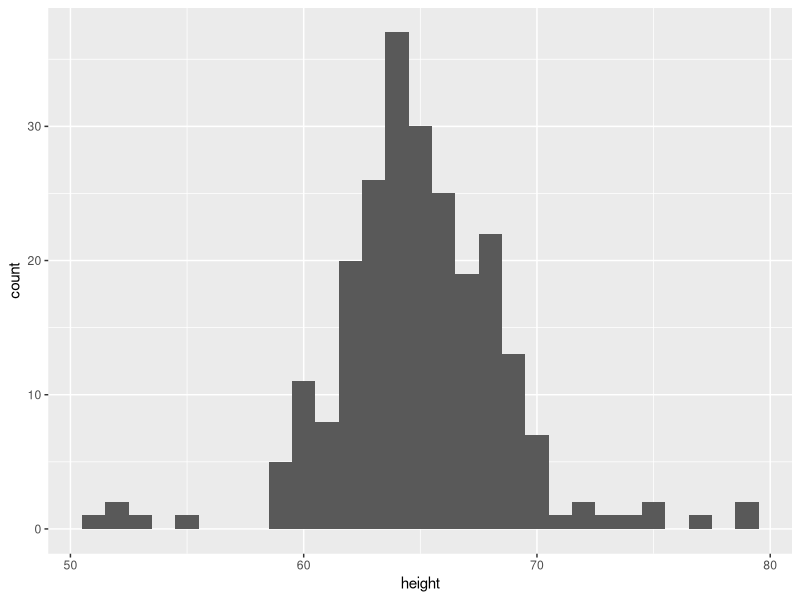
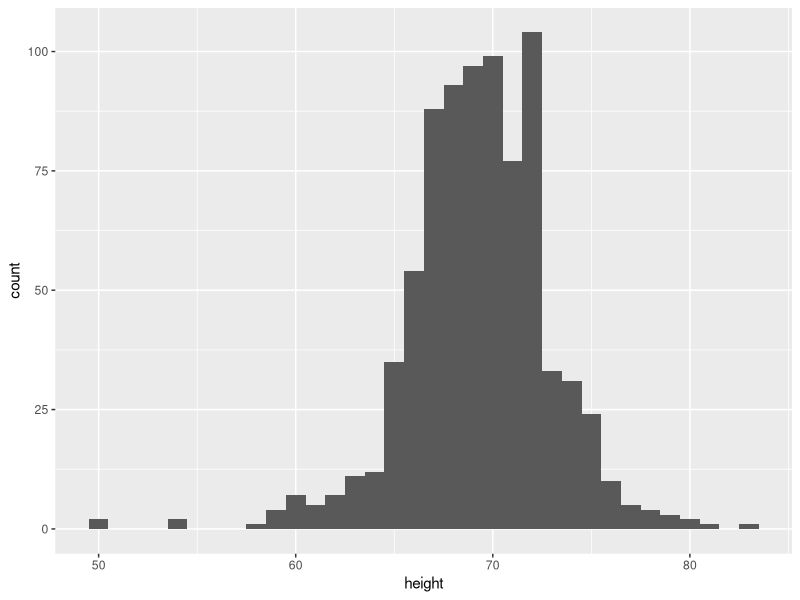
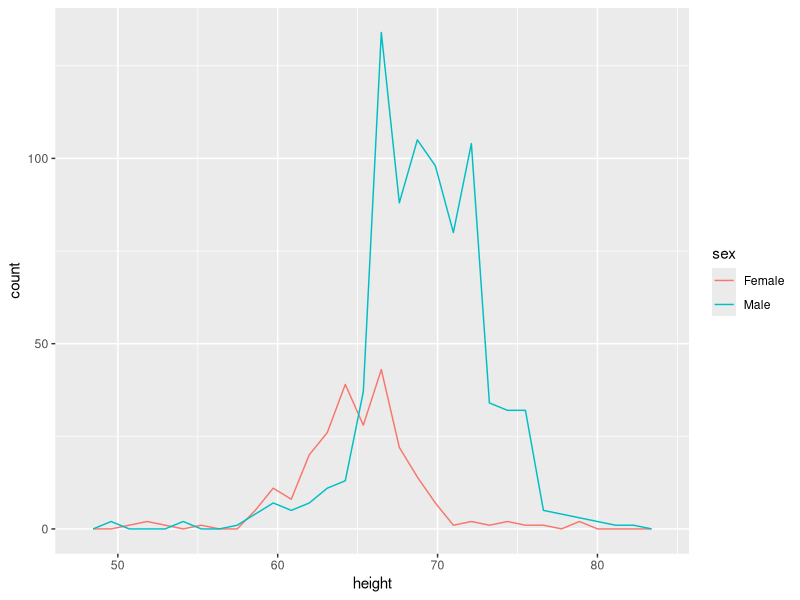
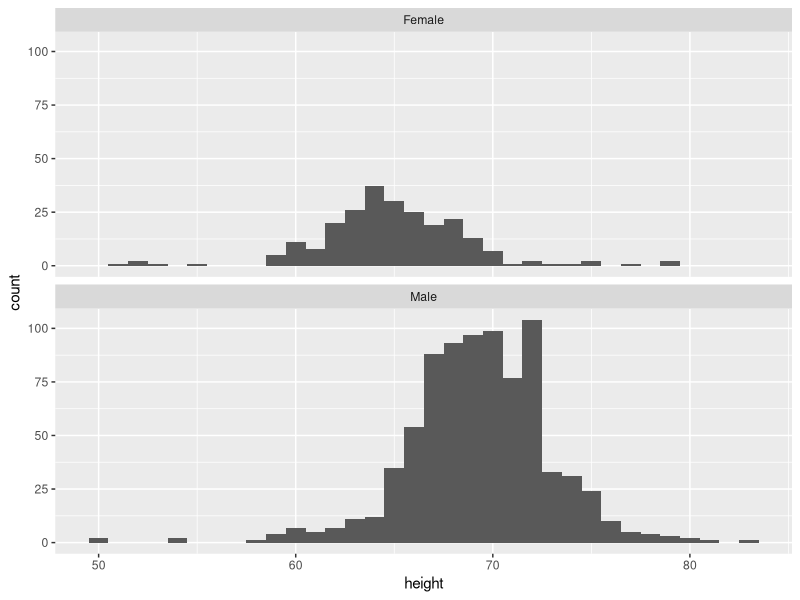
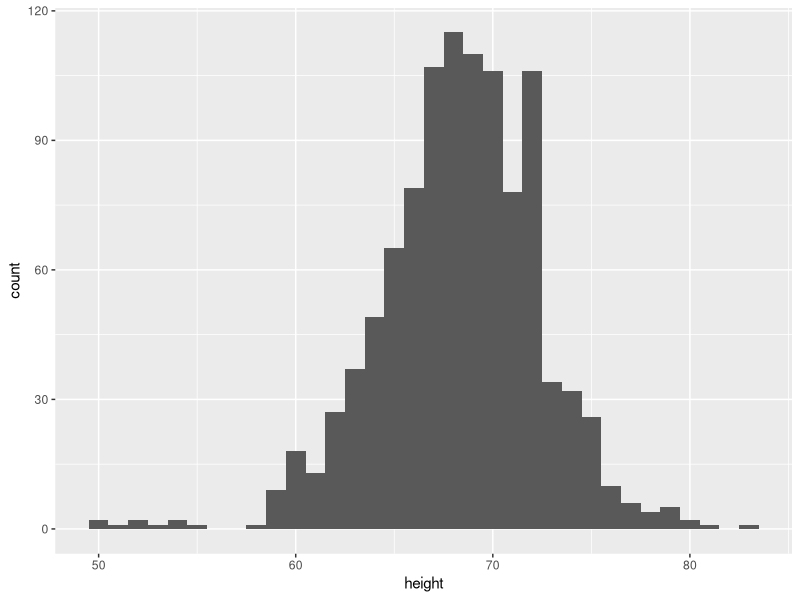

The R script that drew these images, in order:
library(dslabs)
library(dplyr)
library(ggplot2)

f <- filter(heights,sex=="Female")
m <- filter(heights,sex=="Male")

ggplot(f) + 
  geom_histogram(aes(x=height),binwidth = 1)

ggplot(m) + 
  geom_histogram(aes(x=height),binwidth = 1)

ggplot(heights)+
  geom_freqpoly(aes(x=height,colour=sex))

ggplot(heights) + 
  geom_histogram(aes(x=height),binwidth = 1)+
  facet_wrap(~sex,ncol=1)

ggplot(heights) + 
  geom_histogram(aes(x=height),binwidth = 1)
